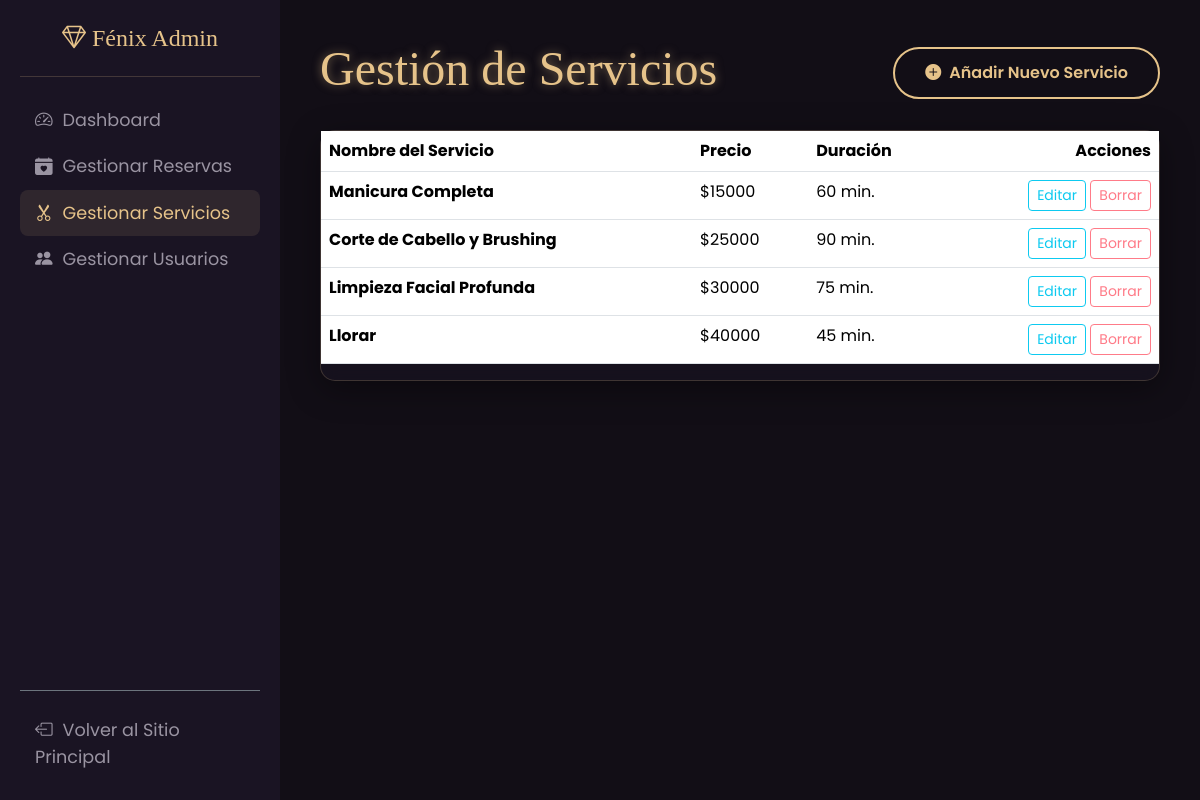
The page /panel/servicios/ (signed in) on the database its author committed.
### reservas/models.py (models this page shows, shortened)
class Servicio(models.Model):
    nombre = models.CharField(max_length=200)
    descripcion = models.TextField()
    precio = models.DecimalField(max_digits=10, decimal_places=2)
    duracion_minutos = models.IntegerField(help_text="Duración del servicio en minutos")

### reservas/views.py (the view)
# urls.py: path('servicios/', views.ServicioListView.as_view(), name='panel_lista_servicios'),
class ServicioListView(StaffRequiredMixin, ListView):
    model = Servicio
    template_name = 'panel/servicio_list.html'
    context_object_name = 'servicios'

### reservas/views.py (called while the page is built)
    def test_func(self):
        return self.request.user.is_staff

### templates/panel/servicio_list.html (shortened to what this page needs)
{% extends "panel/base_panel.html" %}
{% block panel_content %}
    <div class="d-flex justify-content-between align-items-center mb-4">
        <h1 class="display-5">Gestión de Servicios</h1>
        <a href="{% url 'panel_crear_servicio' %}" class="btn btn-primary">
            <i class="bi bi-plus-circle-fill me-2"></i>Añadir Nuevo Servicio
        </a>
    </div>
    <div class="card-glass">
        <div class="table-responsive">
            <table class="table table-dark-custom">
                <thead>
                    <tr>
                        <th>Nombre del Servicio</th>
                        <th>Precio</th>
                        <th>Duración</th>
                        <th class="text-end">Acciones</th>
                    </tr>
                </thead>
                <tbody>
                    {% for servicio in servicios %}
                    <tr>
                        <td><strong>{{ servicio.nombre }}</strong></td>
                        <td>${{ servicio.precio|floatformat:0 }}</td>
                        <td>{{ servicio.duracion_minutos }} min.</td>
                        <td class="text-end">
                            <a href="{% url 'panel_editar_servicio' servicio.pk %}" class="btn btn-sm btn-outline-info">Editar</a>
                            <a href="{% url 'panel_borrar_servicio' servicio.pk %}" class="btn btn-sm btn-outline-danger">Borrar</a>
                        </td>
                    </tr>
                    {% empty %}
                    <tr>
                        <td colspan="4" class="text-center py-5">No hay servicios creados.</td>
                    </tr>
                    {% endfor %}
                </tbody>
            </table>
        </div>
    </div>
{% endblock %}

### static/css/custom.css (style rules this page uses)
:root { --color-bg: #120e16; --color-bg-secondary: #1a1423; --color-primary: #e6c38a; --color-primary-glow: rgba(230, 195, 138, 0.5); --color-text: #e0dce5; --color-text-muted: #9a94a2; --font-heading: 'Cormorant Garamond', serif; --font-body: 'Poppins', sans-serif; }
body { font-family: var(--font-body); background-color: var(--color-bg); color: var(--color-text); overflow-x: hidden; }
h1, h2, h3, h4, h5, h6 { font-family: var(--font-heading); color: var(--color-primary); font-weight: 700; text-shadow: 0 0 10px var(--color-primary-glow); }
a { color: var(--color-primary); text-decoration: none; transition: all 0.3s ease; }
.btn-primary { background: transparent; border: 2px solid var(--color-primary); color: var(--color-primary); font-weight: 600; border-radius: 50px; padding: 12px 30px; transition: all 0.3s ease; }
.card-glass { background: rgba(26, 20, 35, 0.6); backdrop-filter: blur(10px); border: 1px solid rgba(230, 195, 138, 0.2); border-radius: 15px; box-shadow: 0 8px 32px 0 rgba(0, 0, 0, 0.37); transition: all 0.3s ease; }
.btn-outline-danger { color: #ff7b88; border-color: #ff7b88; }

### templates/panel/base_panel.html (style rules this page uses)
body { display: flex; }

### rows shown on the page
Servicio: nombre "Manicura Completa", precio "15000", duracion_minutos "60"
Servicio: nombre "Corte de Cabello y Brushing", precio "25000", duracion_minutos "90"
Servicio: nombre "Limpieza Facial Profunda", precio "30000", duracion_minutos "75"
Servicio: nombre "Llorar", precio "40000", duracion_minutos "45"
